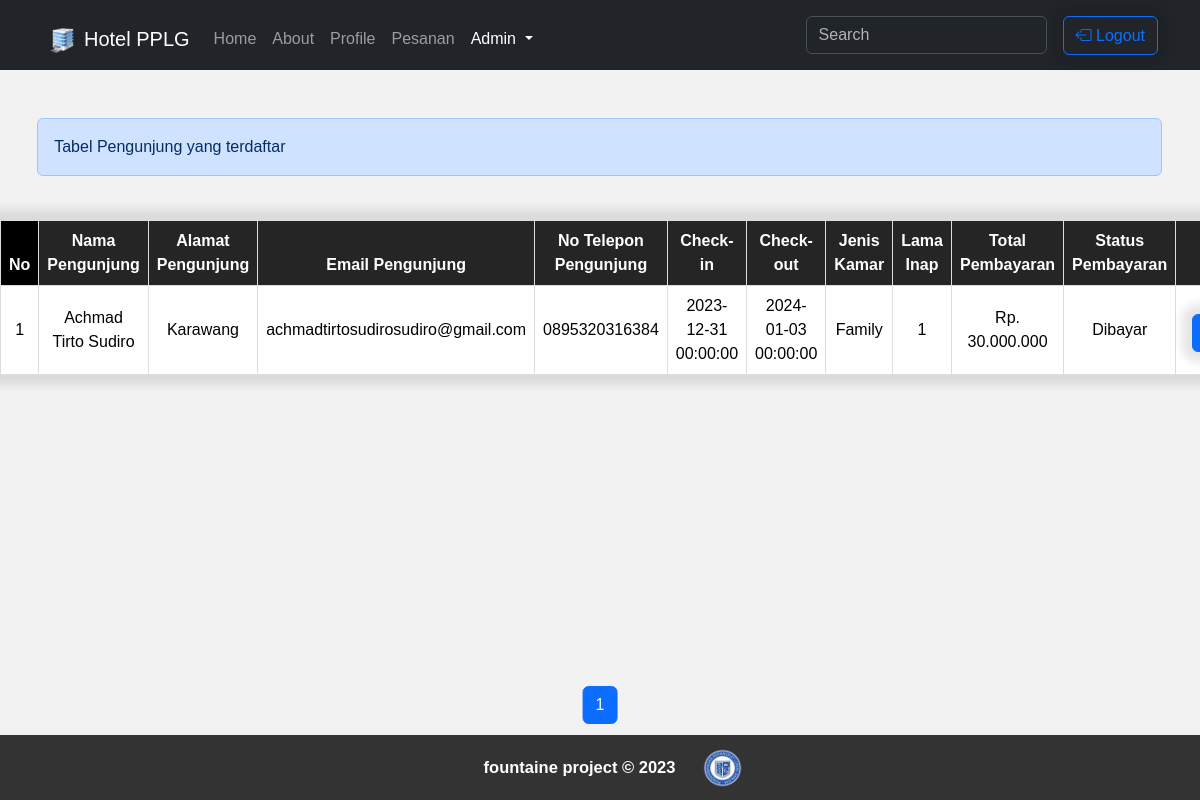
The page /list.php (signed in) on the database its author committed.
### tables this page shows
CREATE TABLE `transaksi` (
  `id_transaksi` int(11) NOT NULL,
  `id_pengunjung` int(11) NOT NULL,
  `id` int(11) NOT NULL,
  `no_kamar` int(11) NOT NULL,
  `type_kamar` enum('Standard','Executive','Suite','View','Family','Thematic') NOT NULL,
  `waktu_chekin` datetime NOT NULL,
  `waktu_chekout` datetime NOT NULL,
  `lama_inap` varchar(255) NOT NULL,
  `total_harga` bigint(20) NOT NULL,
  `expire` datetime DEFAULT NULL,
  `status` varchar(50) NOT NULL
);

CREATE TABLE `pengunjung` (
  `id_pengunjung` int(11) NOT NULL,
  `nama_pengunjung` varchar(255) NOT NULL,
  `email_pengunjung` varchar(255) NOT NULL,
  `alamat_pengunjung` varchar(255) NOT NULL,
  `no_hp_pengunjung` varchar(15) NOT NULL
);

CREATE TABLE `type_kamar` (
  `type_kamar` enum('Standard','Executive','Suite','View','Family','Thematic') NOT NULL,
  `harga_kamar` bigint(50) NOT NULL,
  `kapasitas_pengunjung` int(11) NOT NULL,
  `unit_tersedia` int(11) NOT NULL,
  `rating` int(11) NOT NULL
);

### list.php (the view, shortened to what this page needs)
<?php
require_once 'connection/conn.php';
$limit = 2;
$halaman = isset($_GET["halaman"]) ? $_GET["halaman"] : 1;
$query = "SELECT pengunjung.id_pengunjung, pengunjung.nama_pengunjung, pengunjung.alamat_pengunjung, pengunjung.email_pengunjung, pengunjung.no_hp_pengunjung, transaksi.waktu_chekin, transaksi.waktu_chekout, transaksi.lama_inap, transaksi.total_harga, transaksi.status, type_kamar.type_kamar
          FROM pengunjung INNER JOIN transaksi ON pengunjung.id_pengunjung = transaksi.id_pengunjung
          INNER JOIN type_kamar ON transaksi.type_kamar = type_kamar.type_kamar";
$imbang = ($halaman - 1) * $limit;
$query = $query . " LIMIT $limit OFFSET $imbang";
$result = $con->query($query);
?>
<!DOCTYPE html>
<html lang="en">
<head>
    <link href="https://cdn.jsdelivr.net/npm/bootstrap@5.3.2/dist/css/bootstrap.min.css" rel="stylesheet">
    <link rel="stylesheet" href="css/stylelist.css">
    <link rel="stylesheet" href="https://cdn.jsdelivr.net/npm/bootstrap-icons@1.11.1/font/bootstrap-icons.css">
</head>
<body style="display: flex; flex-direction: column; min-height: 100vh;">
    <div style="flex-grow: 1;">
        <?php include "partials/navbar_pengunjung.php"; ?>
        <div class="container">
            <div class="alert alert-primary mt-5 mb-4" style="width: 100.8%; margin-left: -.3rem" role="alert">
                Tabel Pengunjung yang terdaftar
            </div>
        </div>
        <div class="table table-responsive mt-3">
            <table border="1" class="table align-middle" style="width: 80%;">
                <thead>
                    <tr>
                        <th style="background-color: #000; color: #fff;">No</th>
                        <th style="background-color: #252525; color: #fff;">Nama Pengunjung</th>
                        <th style="background-color: #252525; color: #fff;">Alamat Pengunjung</th>
                        <th style="background-color: #252525; color: #fff;">Email Pengunjung</th>
                        <th style="background-color: #252525; color: #fff;">No Telepon Pengunjung</th>
                        <th style="background-color: #252525; color: #fff;">Check-in</th>
                        <th style="background-color: #252525; color: #fff;">Check-out</th>
                        <th style="background-color: #252525; color: #fff;">Jenis Kamar</th>
                        <th style="background-color: #252525; color: #fff;">Lama Inap</th>
                        <th style="background-color: #252525; color: #fff;">Total Pembayaran</th>
                        <th style="background-color: #252525; color: #fff;">Status Pembayaran</th>
                        <th style="background-color: #252525; color: #fff;" class="text-center">Action</th>
                    </tr>
                </thead>
                <tbody id="tampil">
                    <?php
                    $i = ($halaman - 1) * $limit;
                    if ($result->num_rows > 0) {
                        while ($row = mysqli_fetch_assoc($result)) {
                            $i++;
                            echo "<tr class='border'>";
                            echo "<td>" . $i . "</td>";
                            echo "<td>" . $row['nama_pengunjung'] . "</td>";
                            echo "<td>" . $row['alamat_pengunjung'] . "</td>";
                            echo "<td>" . $row['email_pengunjung'] . "</td>";
                            echo "<td>" . $row['no_hp_pengunjung'] . "</td>";
                            echo "<td>" . $row['waktu_chekin'] . "</td>";
                            echo "<td>" . $row['waktu_chekout'] . "</td>";
                            echo "<td>" . $row['type_kamar'] . "</td>";
                            echo "<td>" . $row['lama_inap'] . "</td>";
                            echo "<td>Rp. " . number_format($row['total_harga'], 0, ',', '.') . "</td>";
                            echo "<td>" . $row['status'] . "</td>";
                            echo '<div class="container">
                                    <td class="d-flex text-center justify-content-center align-items-center mb-4" style="border: none;">
                                        <a href="CRUD_pengunjung/edit.php?editid=' . $row["id_pengunjung"] . '" style="margin-bottom: -10px; margin-top: 20px; text-align: center; display: block;" class="justify-content-center"><button class="btn btn-primary mx-2 mt-0"><i class="bi bi-pencil-square text-white"></i></button></a>
                                        <button class="btn btn-danger mx-2 mt-0 tombol-hapus" data-id="' . $row["id_pengunjung"] . '" style="margin-bottom: -30px;"><i class="bi bi-trash text-white"></i></button>
                                    </td>
                                </div>';
                            echo "</tr>";
                        }
                    } else {
                        echo "<tr><td colspan='12' style='border: none; text-align: center;'>Tidak ada data pengunjung.</td></tr>";
                    }
                    ?>
                </tbody>
            </table>
        </div>
        <?php include 'partials/pagination.php' ?>
    </div>
    <footer class="p-1 text-center">
        <div class="container">
            <div class="row justify-content-center align-items-center text-center">
                <div class="col-md-6" style="width: 221px;">
                    <p class="fw-bold mt-3" style="font-size: 16.5px;">fountaine project &COPY; 2023</p>
                </div>
                <div class="col-md-6" style="width: 41px;">
                    <a href="https://www.instagram.com/rpl2_59/?igshid=OGQ5ZDc2ODk2ZA%3D%3D"><img src="assets/img/logo_pplg.png" alt="PPLG" width="41" height="40"></a>
                </div>
            </div>
        </div>
    </footer>
</body>
</html>

### css/stylelist.css (style rules this page uses)
body, h2, table { margin: 0; padding: 0; user-select: none; }
body { background-color: #f2f2f2; font-family: Arial, sans-serif; }
button { background-color: #0074d9; color: #fff; padding: 10px 20px; border: none; cursor: pointer; text-decoration: none; box-shadow: 0px 0px 10px 10px rgba(0, 0, 0, 0.1); }
th, td { padding: 10px; text-align: center; border: 1px solid #ddd; }

### list.php (style rules this page uses)
table { margin: 20px auto; border-collapse: collapse; width: 80%; background-color: #fff; box-shadow: 0px 0px 10px 10px rgba(0, 0, 0, 0.1); }
footer { background-color: #333; color: #fff; text-align: center; padding: 10px; font-size: 16.5px; width: 100%; }

### rows shown on the page
transaksi: id_pengunjung.nama_pengunjung "Achmad Tirto Sudiro", id_pengunjung.alamat_pengunjung "Karawang", id_pengunjung.email_pengunjung "achmadtirtosudirosudiro@gmail.com", id_pengunjung.no_hp_pengunjung "0895320316384", waktu_chekin "2023-12-31 00:00:00", waktu_chekout "2024-01-03 00:00:00", type_kamar.type_kamar "Family", lama_inap "1", total_harga "30.000.000", status "Dibayar"
